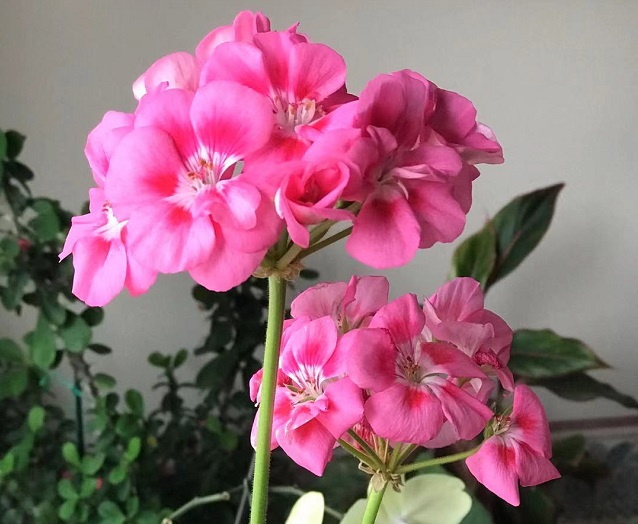
#> input picture res/flower003.jpg, 638 x 524 px
$ python ColorDetection.py
#> lines starting #> are read from the running program, lines starting #| are printed output that depends on the picture; after the words box and inside, x2 and y2 are one past the last pixel; in counts of white or black regions, pixels touching at a corner belong together
import cv2
import numpy as np

# https://opencv-python-tutroals.readthedocs.io/en/latest/py_tutorials/py_imgproc/py_colorspaces/py_colorspaces.html

def stackImages(scale,imgArray):
    rows = len(imgArray)
    cols = len(imgArray[0])
    rowsAvailable = isinstance(imgArray[0], list)
    width = imgArray[0][0].shape[1]
    height = imgArray[0][0].shape[0]
    if rowsAvailable:
        for x in range ( 0, rows):
            for y in range(0, cols):
                if imgArray[x][y].shape[:2] == imgArray[0][0].shape [:2]:
                    imgArray[x][y] = cv2.resize(imgArray[x][y], (0, 0), None, scale, scale)
                else:
                    imgArray[x][y] = cv2.resize(imgArray[x][y], (imgArray[0][0].shape[1], imgArray[0][0].shape[0]), None, scale, scale)
                if len(imgArray[x][y].shape) == 2: imgArray[x][y]= cv2.cvtColor( imgArray[x][y], cv2.COLOR_GRAY2BGR)
        imageBlank = np.zeros((height, width, 3), np.uint8)
        hor = [imageBlank]*rows
        hor_con = [imageBlank]*rows
        for x in range(0, rows):
            hor[x] = np.hstack(imgArray[x])
        ver = np.vstack(hor)
    else:
        for x in range(0, rows):
            if imgArray[x].shape[:2] == imgArray[0].shape[:2]:
                imgArray[x] = cv2.resize(imgArray[x], (0, 0), None, scale, scale)
            else:
                imgArray[x] = cv2.resize(imgArray[x], (imgArray[0].shape[1], imgArray[0].shape[0]), None,scale, scale)
            if len(imgArray[x].shape) == 2: imgArray[x] = cv2.cvtColor(imgArray[x], cv2.COLOR_GRAY2BGR)
        hor= np.hstack(imgArray)
        ver = hor
    return ver


def empty(a):
    pass

cv2.namedWindow("TrackBars")
cv2.resizeWindow("TrackBars", 640, 240)
cv2.createTrackbar("Hue Min", "TrackBars", 165, 179, empty)
cv2.createTrackbar("Hue Max", "TrackBars", 179, 179, empty)
cv2.createTrackbar("Sat Min", "TrackBars", 185, 255, empty)
cv2.createTrackbar("Sat Max", "TrackBars", 255, 255, empty)
cv2.createTrackbar("Val Min", "TrackBars", 65, 255, empty)
cv2.createTrackbar("Val Max", "TrackBars", 255, 255, empty)

img = cv2.imread("../res/flower003.jpg")
#> img is the input picture: shape (524, 638, 3); mean B, G, R 121, 107.5, 149.3
imgHSV = cv2.cvtColor(img, cv2.COLOR_BGR2HSV)
#> imgHSV: shape (524, 638, 3); mean H, S, V 83.9, 82.2, 152.8
#cv2.imshow("Original", img)
#cv2.imshow("HSV Vertical Join", imgHSV)

while True:
    h_min = cv2.getTrackbarPos("Hue Min", "TrackBars")
    h_max = cv2.getTrackbarPos("Hue Max", "TrackBars")
    s_min = cv2.getTrackbarPos("Sat Min", "TrackBars")
    s_max = cv2.getTrackbarPos("Sat Max", "TrackBars")
    v_min = cv2.getTrackbarPos("Val Min", "TrackBars")
    v_max = cv2.getTrackbarPos("Val Max", "TrackBars")
    #print(h_min, h_max, s_min, s_max, v_min, v_max)
    lower = np.array([h_min, s_min, v_min])
    upper = np.array([h_max, s_max, v_max])
    mask = cv2.inRange(imgHSV, lower, upper)
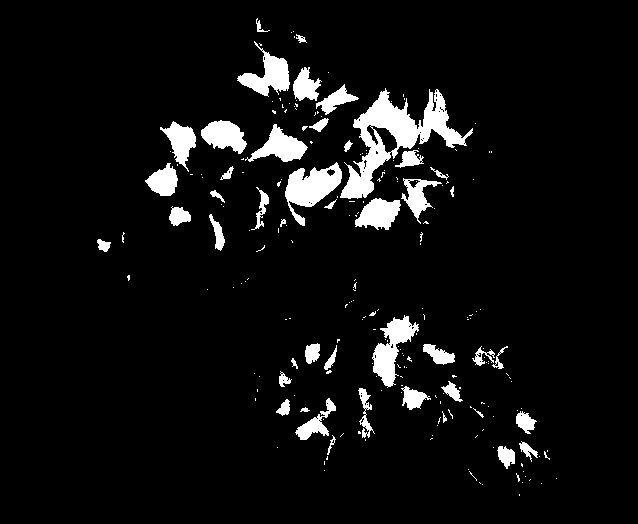
#> mask: shape (524, 638); 6.3% white; 218 white regions (172 under 20 px), largest, box (x1, y1, x2, y2) and area: (340, 88, 473, 199) 4509, (285, 162, 342, 226) 1706, (372, 315, 419, 388) 1450
    imgResult = cv2.bitwise_and(img, img, mask=mask)
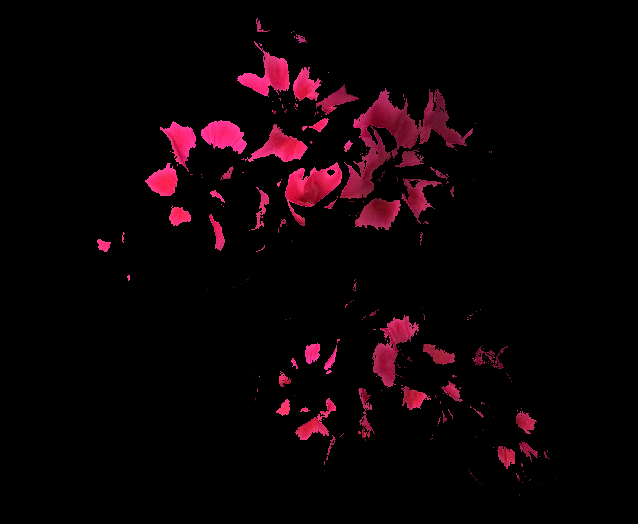
#> imgResult: shape (524, 638, 3); mean B, G, R 5.4, 2.3, 11.9

    imgShow = stackImages(0.6, [[img,imgHSV],[mask,imgResult]])
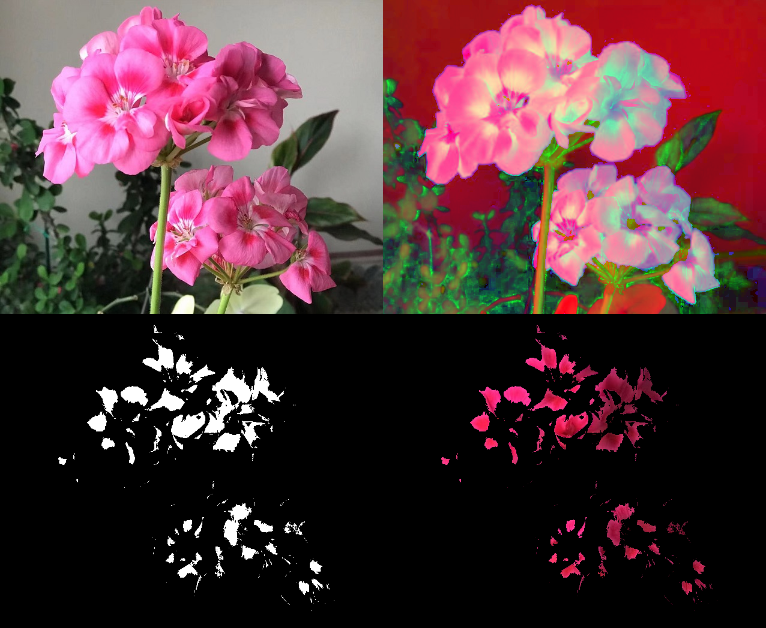
#> imgShow: shape (628, 766, 3); mean B, G, R 56.6, 52, 82.5
    cv2.imshow("Color Detection", imgShow)

    if cv2.waitKey(1) & 0xFF == ord('q'):
#> (key q is pressed here)
        break

cv2.destroyAllWindows()

$ run again, with res/flower001.jpg copied over res/flower003.jpg
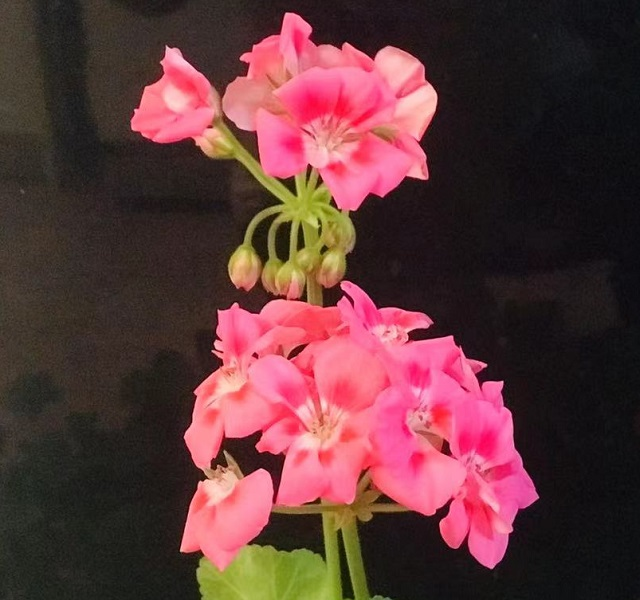
#> input picture res/flower001.jpg, 640 x 600 px
#> img is the input picture: shape (600, 640, 3); mean B, G, R 58, 55.8, 94.9
#> imgHSV: shape (600, 640, 3); mean H, S, V 95.5, 91.7, 95.7
#> `mask = cv2.inRange(imgHSV, lower, upper)`:
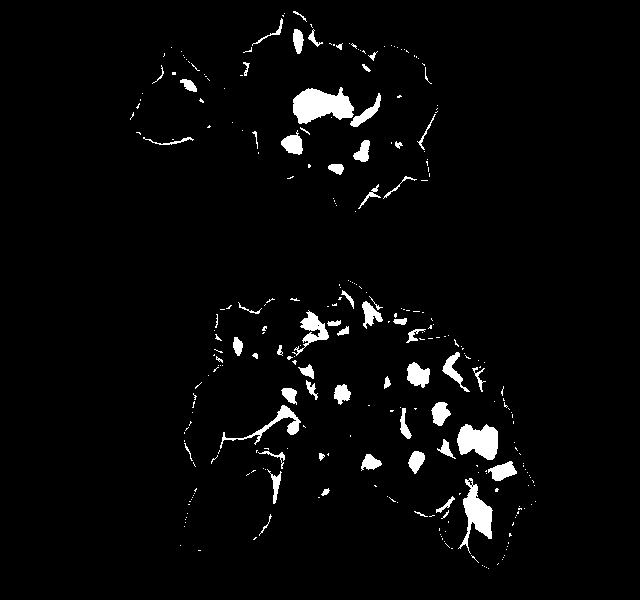
#> mask: shape (600, 640); 3.2% white; 288 white regions (225 under 20 px), largest, box (x1, y1, x2, y2) and area: (293, 87, 354, 124) 1506, (457, 424, 498, 460) 1081, (458, 478, 493, 554) 1035
#> `imgShow = stackImages(0.6, [[img,imgHSV],[mask,imgResult]])`:
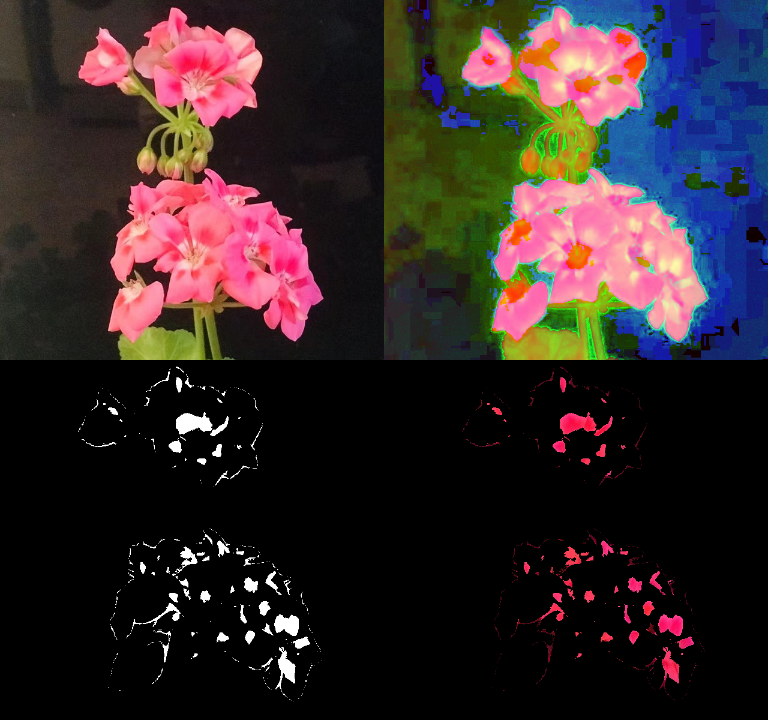
#> imgShow: shape (720, 768, 3); mean B, G, R 41, 39.2, 51.3

$ run again, with res/flower002.jpg copied over res/flower003.jpg
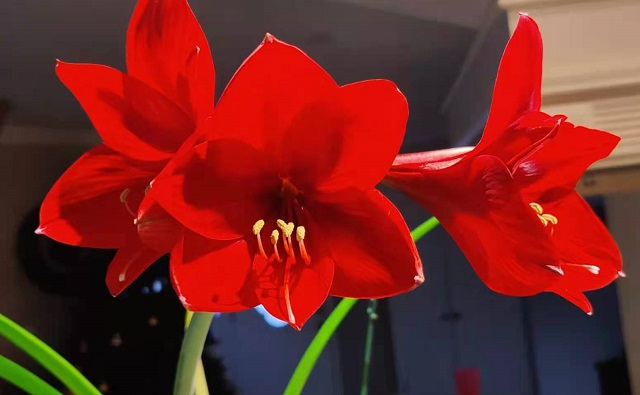
#> input picture res/flower002.jpg, 640 x 395 px
#> img is the input picture: shape (395, 640, 3); mean B, G, R 34, 38.7, 121.1
#> imgHSV: shape (395, 640, 3); mean H, S, V 55, 158.9, 125.9
#> `mask = cv2.inRange(imgHSV, lower, upper)`:
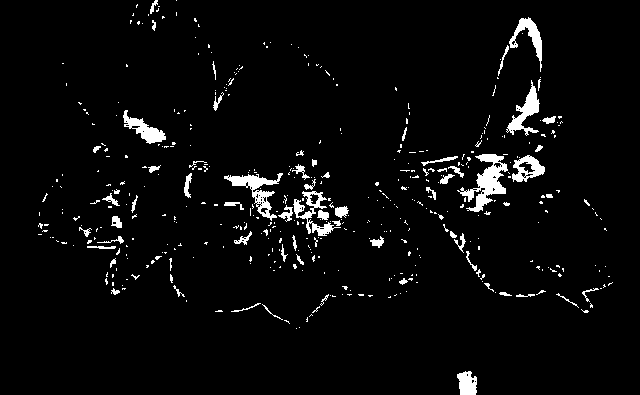
#> mask: shape (395, 640); 3.9% white; 445 white regions (379 under 20 px), largest, box (x1, y1, x2, y2) and area: (457, 154, 508, 212) 1133, (224, 173, 283, 221) 798, (506, 80, 540, 136) 646
#> `imgShow = stackImages(0.6, [[img,imgHSV],[mask,imgResult]])`:
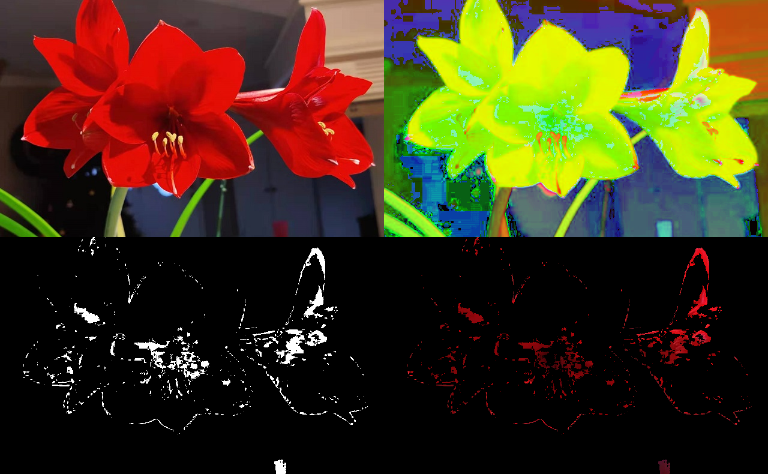
#> imgShow: shape (474, 768, 3); mean B, G, R 24.9, 52, 65.7
